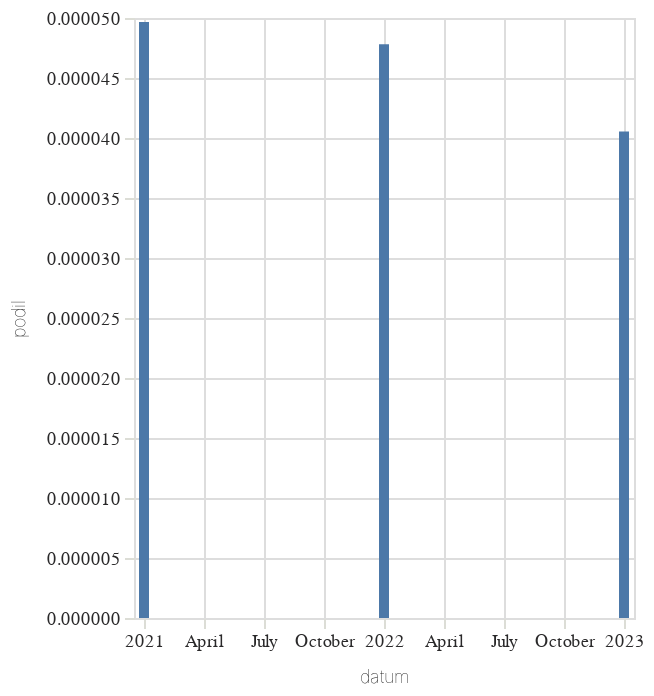

The notebook cell this image was saved under:
### Code cell
alt.Chart(
    zavorka("bučen").to_pandas(),
    width = 250
).mark_bar(
).encode(
    alt.X('datum:T'),
    alt.Y('podil:Q')
)

### Figure 1 — Vega-Lite specification as saved in the notebook (floating-point values rounded to 4 significant figures)
{"config": {"title": {"font": "Noticia Text", "fontSize": 11.5, "anchor": "start", "lineHeight": 19, "fontWeight": "bolder", "subtitleFont": "Noticia Text", "subtitleFontSize": 10, "subtitleLineHeight": 15, "subtitlePadding": 10, "dy": -10, "color": "#292829", "subtitleColor": "#292829"}, "axis": {"labelFont": "Asap", "titleFont": "Asap", "fontWeight": "lighter", "titleFontWeight": "lighter", "labelFontSize": 9, "titleFontSize": 9, "labelPadding": 2, "titlePadding": 9, "domainOpacity": 0, "tickColor": "#DCDDD6", "labelColor": "#292829"}, "legend": {"labelFont": "Asap", "labelFontWeight": "normal", "titleFont": "Asap", "titleFontWeight": "normal", "labelFontSize": 9, "titleFontSize": 9, "labelColor": "#292829"}}, "data": {"name": "data-925387893bc678226d19221fd4e820a5"}, "mark": {"type": "bar"}, "encoding": {"x": {"field": "datum", "type": "temporal"}, "y": {"field": "podil", "type": "quantitative"}}, "width": 250, "$schema": "https://vega.github.io/schema/vega-lite/v5.8.0.json", "datasets": {"data-925387893bc678226d19221fd4e820a5": [{"id": null, "datum": "1993-01-01T00:00:00", "id_right": 9366, "podil": null}, {"id": null, "datum": "1994-01-01T00:00:00", "id_right": 7771, "podil": null}, {"id": null, "datum": "1995-01-01T00:00:00", "id_right": 9237, "podil": null}, {"id": null, "datum": "1996-01-01T00:00:00", "id_right": 9568, "podil": null}, {"id": null, "datum": "1997-01-01T00:00:00", "id_right": 16632, "podil": null}, {"id": null, "datum": "1998-01-01T00:00:00", "id_right": 11816, "podil": null}, {"id": null, "datum": "1999-01-01T00:00:00", "id_right": 20885, "podil": null}, {"id": null, "datum": "2000-01-01T00:00:00", "id_right": 24941, "podil": null}, {"id": null, "datum": "2001-01-01T00:00:00", "id_right": 20971, "podil": null}, {"id": null, "datum": "2002-01-01T00:00:00", "id_right": 16715, "podil": null}, {"id": null, "datum": "2003-01-01T00:00:00", "id_right": 22293, "podil": null}, {"id": null, "datum": "2004-01-01T00:00:00", "id_right": 20561, "podil": null}, {"id": null, "datum": "2005-01-01T00:00:00", "id_right": 23234, "podil": null}, {"id": null, "datum": "2006-01-01T00:00:00", "id_right": 14472, "podil": null}, {"id": null, "datum": "2007-01-01T00:00:00", "id_right": 14220, "podil": null}, {"id": null, "datum": "2008-01-01T00:00:00", "id_right": 14651, "podil": null}, {"id": null, "datum": "2009-01-01T00:00:00", "id_right": 16744, "podil": null}, {"id": null, "datum": "2010-01-01T00:00:00", "id_right": 12756, "podil": null}, {"id": null, "datum": "2011-01-01T00:00:00", "id_right": 17878, "podil": null}, {"id": null, "datum": "2012-01-01T00:00:00", "id_right": 14550, "podil": null}, {"id": null, "datum": "2013-01-01T00:00:00", "id_right": 9619, "podil": null}, {"id": null, "datum": "2014-01-01T00:00:00", "id_right": 20991, "podil": null}, {"id": null, "datum": "2015-01-01T00:00:00", "id_right": 21692, "podil": null}, {"id": null, "datum": "2016-01-01T00:00:00", "id_right": 23117, "podil": null}, {"id": null, "datum": "2017-01-01T00:00:00", "id_right": 18413, "podil": null}, {"id": null, "datum": "2018-01-01T00:00:00", "id_right": 20820, "podil": null}, {"id": null, "datum": "2019-01-01T00:00:00", "id_right": 25186, "podil": null}, {"id": null, "datum": "2020-01-01T00:00:00", "id_right": 23803, "podil": null}, {"id": 1.0, "datum": "2021-01-01T00:00:00", "id_right": 20133, "podil": 4.967e-05}, {"id": 1.0, "datum": "2022-01-01T00:00:00", "id_right": 20911, "podil": 4.782e-05}, {"id": 1.0, "datum": "2023-01-01T00:00:00", "id_right": 24660, "podil": 4.055e-05}, {"id": null, "datum": "2024-01-01T00:00:00", "id_right": 23938, "podil": null}, {"id": null, "datum": "2025-01-01T00:00:00", "id_right": 12792, "podil": null}]}}
